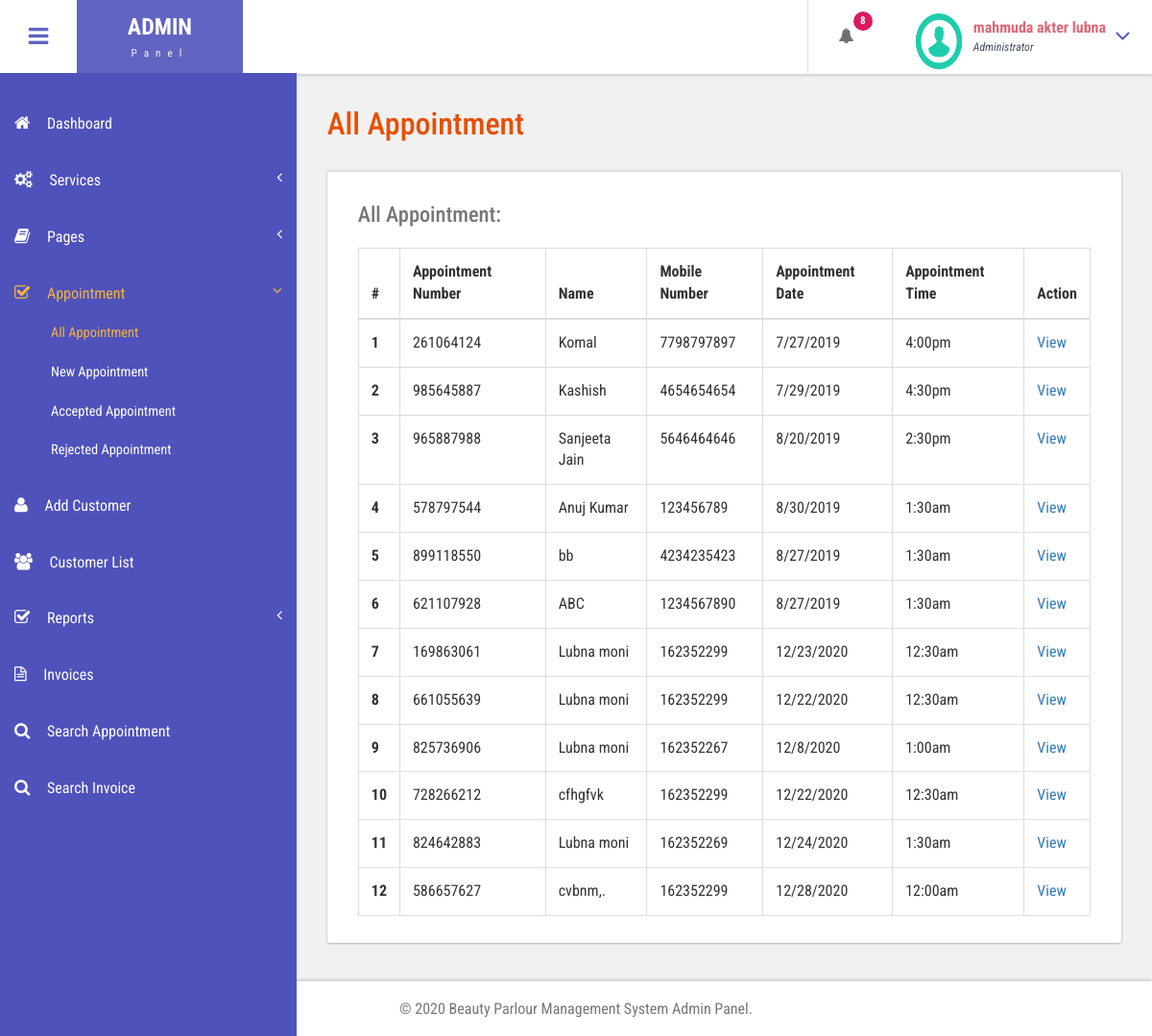
Page /admin/all-appointment.php (signed in) on the committed database.
### tables this page shows
CREATE TABLE `tblappointment` (
  `ID` int(10) NOT NULL,
  `AptNumber` varchar(80) DEFAULT NULL,
  `Name` varchar(120) DEFAULT NULL,
  `Email` varchar(120) DEFAULT NULL,
  `PhoneNumber` bigint(11) DEFAULT NULL,
  `AptDate` varchar(120) DEFAULT NULL,
  `AptTime` varchar(120) DEFAULT NULL,
  `Services` varchar(120) DEFAULT NULL,
  `ApplyDate` timestamp NULL DEFAULT current_timestamp(),
  `Remark` varchar(250) NOT NULL,
  `Status` varchar(50) NOT NULL,
  `RemarkDate` timestamp NOT NULL DEFAULT '0000-00-00 00:00:00' ON UPDATE current_timestamp()
);

### admin/all-appointment.php (the view, shortened to what this page needs)
<?php
include('includes/dbconnection.php');
if (strlen($_SESSION['bpmsaid']==0)) {
  header('location:logout.php');
  } else{
  ?>
<!DOCTYPE HTML>
<html>
<head>
<link href="css/bootstrap.css" rel='stylesheet' type='text/css' />
<link href="css/style.css" rel='stylesheet' type='text/css' />
<link href="css/font-awesome.css" rel="stylesheet">
<link href="css/animate.css" rel="stylesheet" type="text/css" media="all">
<link href="css/custom.css" rel="stylesheet">
</head>
<body class="cbp-spmenu-push">
	<div class="main-content">
		 <?php include_once('includes/sidebar.php');?>
		 <?php include_once('includes/header.php');?>
		<div id="page-wrapper">
			<div class="main-page">
				<div class="tables">
					<h3 class="title1">All Appointment</h3>
					<div class="table-responsive bs-example widget-shadow">
						<h4>All Appointment:</h4>
						<table class="table table-bordered"> <thead> <tr> <th>#</th> <th> Appointment Number</th> <th>Name</th><th>Mobile Number</th> <th>Appointment Date</th><th>Appointment Time</th><th>Action</th> </tr> </thead> <tbody>
<?php
$ret=mysqli_query($con,"select *from  tblappointment");
$cnt=1;
while ($row=mysqli_fetch_array($ret)) {
?>
						 <tr> <th scope="row"><?php echo $cnt;?></th> <td><?php  echo $row['AptNumber'];?></td> <td><?php  echo $row['Name'];?></td><td><?php  echo $row['PhoneNumber'];?></td><td><?php  echo $row['AptDate'];?></td> <td><?php  echo $row['AptTime'];?></td> <td><a href="view-appointment.php?viewid=<?php echo $row['ID'];?>">View</a></td> </tr>   <?php
$cnt=$cnt+1;
}?></tbody> </table>
					</div>
				</div>
			</div>
		</div>
		 <?php include_once('includes/footer.php');?>
	</div>
</body>
</html>
<?php }  ?>

### admin/includes/header.php (shortened to what this page needs)
<div class="sticky-header header-section ">
      <div class="header-left">
        <button id="showLeftPush"><i class="fa fa-bars"></i></button>
        <div class="logo">
          <a href="index.html">
            <h1>ADMIN</h1>
            <span>Panel</span>
          </a>
        </div>
        <div class="clearfix"> </div>
      </div>
      <div class="header-right">
        <div class="profile_details_left">
          <ul class="nofitications-dropdown">
            <?php
$ret1=mysqli_query($con,"select ID,Name from  tblappointment where Status=''");
$num=mysqli_num_rows($ret1);
?>
            <li class="dropdown head-dpdn">
              <a href="#" class="dropdown-toggle" data-toggle="dropdown" aria-expanded="false"><i class="fa fa-bell"></i><span class="badge blue"><?php echo $num;?></span></a>
            </li>
          </ul>
          <div class="clearfix"> </div>
        </div>
        <div class="profile_details">
        <?php
$adid=$_SESSION['bpmsaid'];
$ret=mysqli_query($con,"select AdminName from tbladmin where ID='$adid'");
$row=mysqli_fetch_array($ret);
$name=$row['AdminName'];
?>
          <ul>
            <li class="dropdown profile_details_drop">
              <a href="#" class="dropdown-toggle" data-toggle="dropdown" aria-expanded="false">
                <div class="profile_img">
                  <span class="prfil-img"><img src="images/download (1).png" alt="" width="50" height="60"> </span>
                  <div class="user-name">
                    <p><?php echo $name; ?></p>
                    <span>Administrator</span>
                  </div>
                  <i class="fa fa-angle-down lnr"></i>
                  <div class="clearfix"></div>
                </div>
              </a>
            </li>
          </ul>
        </div>
        <div class="clearfix"> </div>
      </div>
      <div class="clearfix"> </div>
    </div>

### admin/css/style.css (style rules this page uses)
h4, h5, h6, h1, h2, h3 { margin: 0; }
ul, ol { margin: 0; }
p { margin: 0; }
html, body { font-family: 'Roboto Condensed', sans-serif; font-size: 100%; overflow-x: hidden; background: #fff; }
body a { transition: 0.5s all ease; -webkit-transition: 0.5s all ease; -moz-transition: 0.5s all ease; -o-transition: 0.5s all ease; -ms-transition: 0.5s all ease; text-decoration:none; }
h1,h2,h3,h4,h5,h6 { margin:0; }
p { margin:0; }
ul,label { margin:0; padding:0; }
.main-content { position: relative; }
.sticky-header { position: fixed; top: 0; left:0px; width: 100%; z-index: 100; }
.header-section { background:#FFF; box-shadow: 1px 1px 4px rgba(0, 0, 0, 0.21); -webkit-box-shadow: 1px 1px 4px rgba(0, 0, 0, 0.21); -moz-box-shadow: 1px 1px 4px rgba(0, 0, 0, 0.21); -o-box-shadow: 1px 1px 4px rgba(0, 0, 0, 0.21); }
.header-section::after { clear: both; display: block; content: ''; }
.header-left { float: left; width: 45%; }
.header-right { float: right; }
button#showLeftPush { font-size: 1.5em; width: 80px; padding: 0.87em 0; text-align: center; cursor: pointer; float: left; color: #6F6F6F; -moz-transition: all 0.2s ease-out 0s; -webkit-transition: all 0.2s ease-out 0s; transition: all 0.2s ease-out 0s; border: none; background-color: #fff; outline:none; }
.cbp-spmenu-push { overflow-x: hidden; position: relative; }
.cbp-spmenu, .cbp-spmenu-push { -webkit-transition: all 0.3s ease; -moz-transition: all 0.3s ease; transition: all 0.3s ease; }
.cbp-spmenu-push div#page-wrapper { margin: 0 0 0 19.3em; transition:.5s all; -webkit-transition:.5s all; -moz-transition:.5s all; }
.fa { display: inline-block; font-family: FontAwesome; font-style: normal; font-weight: normal; line-height: 1; -webkit-font-smoothing: antialiased; -moz-osx-font-smoothing: grayscale; }
.logo { background: #6164C1; text-align: center; float: left; }
.logo a { padding: 0.9em 3.3em .7em; display: block; text-decoration: none; }
.logo a h1 { color: #fff; font-size: 1.5em; line-height: 1.2em; font-weight: 700; }
.logo a span { color: #F8F8F8; font-size: .7em; text-align: center; letter-spacing: 7px; }
.profile_details_left { float: left; }
li.dropdown.head-dpdn { display: inline-block; padding: 1.7em 0; border-left: 1px solid #E0E0E0; float: left; }
li.dropdown.head-dpdn a.dropdown-toggle { padding: 1.7em 2em; }
i.fa.fa-bell { color:#6F6F6F; }
.header-right span.badge { font-size: 11px; font-weight: bold; color: #FFF; background: #8BC34A; line-height: 15px; width: 20px; height: 20px; border-radius: 2em; -webkit-border-radius: 2em; -moz-border-radius: 2em; -o-border-radius: 2em; text-align: center; display: inline-block; position: absolute; top: 16%; padding: 2px 0 0; }
.header-right span.blue { background-color:#D81B60; }
.profile_details { float: right; }
.profile_details_drop a.dropdown-toggle { display:block; padding: 0.8em 3em 0 2em; }
.profile_img span.prfil-img { float:left; }
.user-name { float:left; margin-top:8px; margin-left:11px; height:35px; }
.profile_details ul li { list-style-type:none; position:relative; }
.profile_details li a i.fa.lnr { position: absolute; top: 34%; right: 8%; color: #4F52BA; font-size: 1.6em; }
.user-name p { font-size:1em; color:#DD6777; line-height:1em; font-weight:700; }
.user-name span { font-size: .75em; font-style: italic; color: #424f63; font-weight: normal; margin-top: .3em; }
.widget-shadow { background-color: #fff; box-shadow: 0 -1px 3px rgba(0,0,0,.12),0 1px 2px rgba(0,0,0,.24); -webkit-box-shadow: 0 -1px 3px rgba(0,0,0,.12),0 1px 2px rgba(0,0,0,.24); -moz-box-shadow: 0 -1px 3px rgba(0,0,0,.12),0 1px 2px rgba(0,0,0,.24); }
h3.title1 { font-size: 2em; color: #e94e02; margin-bottom: 0.8em; }
.table > thead > tr > th, .table > tbody > tr > th, .table > tfoot > tr > th, .table > thead > tr > td, .table > tbody > tr > td, .table > tfoot > tr > td { border-top: none; }
.tables h4 { font-size: 1.4em; margin-bottom: 1em; color: #777777; }
.tables .panel-body ,.tables .bs-example { padding: 2em 2em 0.5em; }
.tables .table > thead > tr > th, .tables .table > tbody > tr > th, .tables .table > tfoot > tr > th, .tables .table > thead > tr > td, .tables .table > tbody > tr > td, .tables .table > tfoot > tr > td { padding: 13px; border-top: 1px solid #E0E0E0; }
.bs-example { margin-top: 2em; }

### admin/css/custom.css (style rules this page uses)
#page-wrapper { padding:7em 2em 2.5em; background-color: #F1F1F1; }

### rows in the picture
tblappointment: AptNumber "261064124", Name "Komal", PhoneNumber "7798797897", AptDate "7/27/2019", AptTime "4:00pm"
tblappointment: AptNumber "985645887", Name "Kashish", PhoneNumber "4654654654", AptDate "7/29/2019", AptTime "4:30pm"
tblappointment: AptNumber "965887988", Name "Sanjeeta Jain", PhoneNumber "5646464646", AptDate "8/20/2019", AptTime "2:30pm"
tblappointment: AptNumber "578797544", Name "Anuj Kumar", PhoneNumber "123456789", AptDate "8/30/2019", AptTime "1:30am"
tblappointment: AptNumber "899118550", Name "bb", PhoneNumber "4234235423", AptDate "8/27/2019", AptTime "1:30am"
tblappointment: AptNumber "621107928", Name "ABC", PhoneNumber "1234567890", AptDate "8/27/2019", AptTime "1:30am"
tblappointment: AptNumber "169863061", Name "Lubna moni", PhoneNumber "162352299", AptDate "12/23/2020", AptTime "12:30am"
tblappointment: AptNumber "661055639", Name "Lubna moni", PhoneNumber "162352299", AptDate "12/22/2020", AptTime "12:30am"
tblappointment: AptNumber "825736906", Name "Lubna moni", PhoneNumber "162352267", AptDate "12/8/2020", AptTime "1:00am"
tblappointment: AptNumber "728266212", Name "cfhgfvk", PhoneNumber "162352299", AptDate "12/22/2020", AptTime "12:30am"
tblappointment: AptNumber "824642883", Name "Lubna moni", PhoneNumber "162352269", AptDate "12/24/2020", AptTime "1:30am"
tblappointment: AptNumber "586657627", Name "cvbnm,.", PhoneNumber "162352299", AptDate "12/28/2020", AptTime "12:00am"

### other values in the picture
$num "8"
$name "mahmuda akter lubna"
